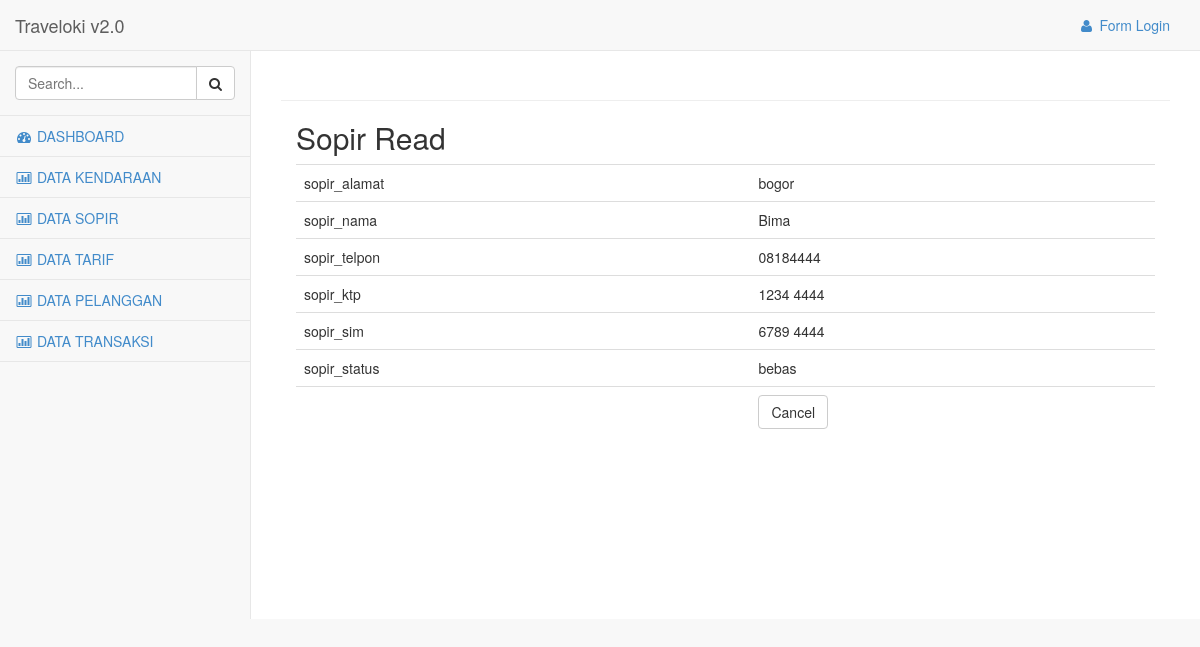
Screenshot of /sopir/read/4 with the database file from the repository.
### tables this page shows
CREATE TABLE IF NOT EXISTS `sopir` (
`sopir_id` int(11) NOT NULL,
  `sopir_alamat` text NOT NULL,
  `sopir_nama` varchar(100) NOT NULL,
  `sopir_telpon` varchar(12) NOT NULL,
  `sopir_ktp` varchar(30) NOT NULL,
  `sopir_sim` varchar(30) NOT NULL,
  `sopir_status` enum('bebas','jalan') NOT NULL
);

### application/libraries/Template.php (called while the page is built)
<?php if ( ! defined('BASEPATH')) exit('No direct script access allowed');
class Template {
		var $template_data = array();
		function set($name, $value)
		{
			$this->template_data[$name] = $value;
		}
		function load($template = '', $view = '' , $view_data = array(), $return = FALSE)
		{
			$this->CI =& get_instance();
			$this->set('contents', $this->CI->load->view($view, $view_data, TRUE));
			return $this->CI->load->view($template, $this->template_data, $return);
		}
}

### application/controllers/Sopir.php (called while the page is built, shortened)
<?php
class Sopir extends CI_Controller
{
    public function read($id)
    {
        $row = $this->sopir_model->get_by_id($id);
        if ($row) {
            $data = array(
		'sopir_id' => $row->sopir_id,
		'sopir_alamat' => $row->sopir_alamat,
		'sopir_nama' => $row->sopir_nama,
		'sopir_telpon' => $row->sopir_telpon,
		'sopir_ktp' => $row->sopir_ktp,
		'sopir_sim' => $row->sopir_sim,
		'sopir_status' => $row->sopir_status,
	    );
            $this->template->load('adminTemplate','sopir_read', $data);
        } else {
            $this->session->set_flashdata('message', 'Record Not Found');
            redirect(site_url('sopir'));
        }
    }
}

### index.php (called while the page is built, shortened)
<?php
require_once BASEPATH.'core/CodeIgniter.php';

### application/models/Sopir_model.php (called while the page is built, shortened)
<?php
class Sopir_model extends CI_Model
{
    public $table = 'sopir';
    public $id = 'sopir_id';
    function get_by_id($id)
    {
        $this->db->where($this->id, $id);
        return $this->db->get($this->table)->row();
    }
}

### application/views/sopir_read.php (the view)
<div class='col-lg-12'>
        <h2 style="margin-top:0px">Sopir Read</h2>
        <table class="table">
	    <tr><td>sopir_alamat</td><td><?php echo $sopir_alamat; ?></td></tr>
	    <tr><td>sopir_nama</td><td><?php echo $sopir_nama; ?></td></tr>
	    <tr><td>sopir_telpon</td><td><?php echo $sopir_telpon; ?></td></tr>
	    <tr><td>sopir_ktp</td><td><?php echo $sopir_ktp; ?></td></tr>
	    <tr><td>sopir_sim</td><td><?php echo $sopir_sim; ?></td></tr>
	    <tr><td>sopir_status</td><td><?php echo $sopir_status; ?></td></tr>
	    <tr><td></td><td><a href="<?php echo site_url('sopir') ?>" class="btn btn-default">Cancel</button></td></tr>
	</table>
    </div>

### assets/css/sb-admin-2.css (style rules this page uses)
body { background-color: #f8f8f8; }
.navbar-top-links li a { padding: 15px; min-height: 50px; }

### rows the page displays
sopir: sopir_alamat "bogor", sopir_nama "Bima", sopir_telpon "08184444", sopir_ktp "1234 4444", sopir_sim "6789 4444", sopir_status "bebas"

### other values shown
anchor('users/login','<i class="fa fa-user fa-fw"></i> Form Login') "Form Login"
anchor('sopir',"<i class='fa fa-bar-chart-o fa-fw'></i> DATA SOPIR") "DATA SOPIR"
anchor('tarif',"<i class='fa fa-bar-chart-o fa-fw'></i> DATA TARIF") "DATA TARIF"
